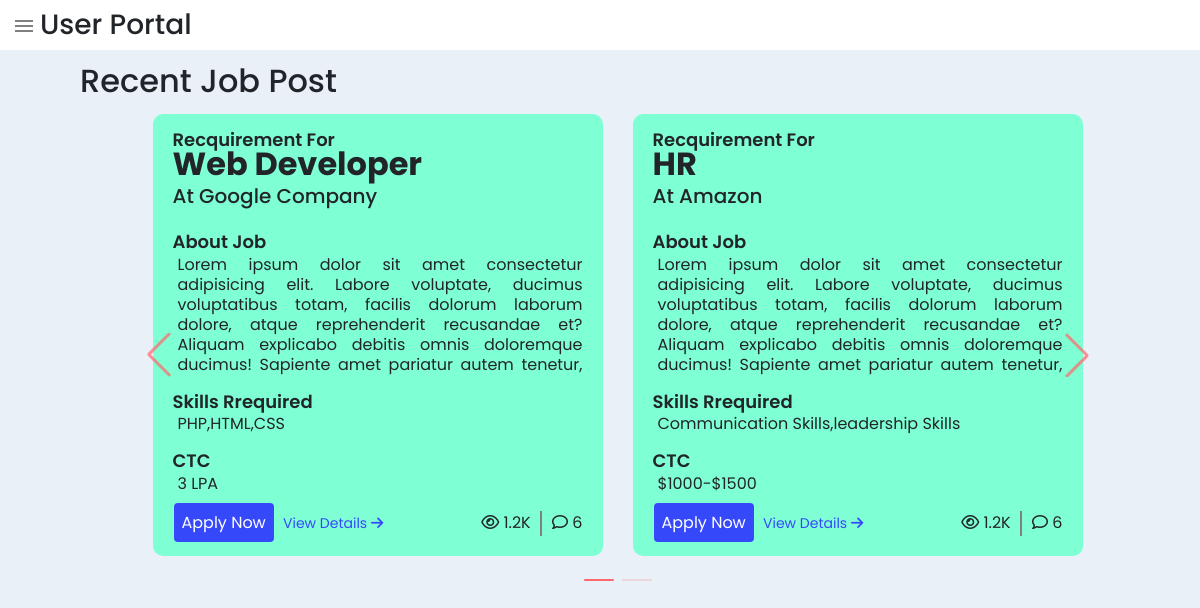
The app's page /applicant_dashboard.php (signed in) with its own data.
### tables this page shows
CREATE TABLE `jobpost_details` (
  `Id` int(10) NOT NULL,
  `Posted_on` date NOT NULL DEFAULT current_timestamp(),
  `Company_name` varchar(255) NOT NULL,
  `Position` varchar(255) NOT NULL,
  `Skills` varchar(255) NOT NULL,
  `CTC` varchar(50) NOT NULL,
  `Job_Description` longtext NOT NULL,
  `Recruiter_Id` varchar(255) NOT NULL,
  `Job_Id` varchar(255) NOT NULL
);

### applicant_dashboard.php (the view, shortened to what this page needs)
<?php
include "config.php";
?>
<!DOCTYPE html>
<html lang="en">
<head>
    <link href="https://cdn.jsdelivr.net/npm/bootstrap@5.3.0-alpha1/dist/css/bootstrap.min.css" rel="stylesheet">
    <link href="https://getbootstrap.com/docs/5.3/assets/css/docs.css" rel="stylesheet">
    <link rel="stylesheet" href="https://unpkg.com/swiper/swiper-bundle.min.css"/>
    <link rel="stylesheet" href="./css/portal.css?<?php echo time(); ?>"/>
    <link rel="stylesheet" href="./css/job_list.css?<?php echo time(); ?>"/>
  </head>
  <body>
    <section>
    <div class="admin_dashboard">
        <div class="dashboard_header">
          <div class="head_nav shift_header" id="jsshift">
            <div class="toggle_btn" onclick="toggle_nav()">
              <span class="hamburger" id="jstoggle_shift"></span>
            </div>
            <h3 class="logo">User Portal</h3>
          </div>
        </div>
        <div class="admin_page" id="jsshift_dash">
            <div class="admin_links">
            <div class="current_page"><h2>Recent Job Post</h2></div>
            </div>
            <div class="post_container" id="post_container">
                    <div class="swiper mySwiper">
                        <div class="swiper-wrapper">
                            <?php
                                $select_query = " SELECT * FROM `jobpost_details` ";
                                $result = mysqli_query($connection,$select_query);
                                while($data = mysqli_fetch_assoc($result)){
                            ?>
                                <div class="swiper-slide">
                                <div class="job-content">
                                    <div class="job_details">
                                    <div class="job_title">
                                        <h3>Recquirement For</h3>
                                        <h1 style="font-size: 32px;"><?php echo $data['Position']; ?></h1>
                                        <h5>At <?php echo $data['Company_name']; ?></h5>
                                    </div>
                                        <div class="job_desc">
                                        <div class="about_job">
                                            <h3>About Job</h3>
                                            <p><?php echo substr($data['Job_Description'],0,280)."...."; ?></p>
                                        </div>
                                        <div class="job_skills">
                                            <h3>Skills Rrequired</h3>
                                            <p><?php echo $data['Skills']; ?></p>
                                        </div>
                                        <div class="job_ctc">
                                            <h3>CTC</h3>
                                            <p><?php echo $data['CTC']; ?></p>
                                        </div>
                                        </div>
                                    </div>
                                    <div class="lower_btns">
                                    <div class="btn">
                                        <?php echo '<a href="./job_apply_form.php?job_name='.$data['Position'].'" class="apply_btn">Apply Now</a>'; ?>
                                        <a href="#" class="view_btm">View Details&nbsp;<i class="fa-solid fa-arrow-right"></i></a>
                                    </div>
                                    <span class="vews_comm">
                                        <i class="fa-regular fa-eye"></i>&nbsp;1.2K<span class="part"></span>&nbsp;&nbsp;&nbsp;&nbsp;&nbsp;<i class="fa-regular fa-comment"></i>&nbsp;6
                                    </span>
                                    </div>
                                </div>
                                </div>
                            <?php
                                }
                            ?>
                        </div>
                        <div class="swiper-button-next"></div>
                        <div class="swiper-button-prev"></div>
                        <div class="swiper-pagination"></div>
                    </div>
            </div>
        </div>
    </div>
    </section>
</body>
</html>

### css/portal.css (style rules this page uses)
* { box-sizing: border-box; margin: 0; padding: 0; }
body { display: flex; background-color: #E9F0F8; width: 100vw; height: 100vh; }
body section { width: 100vw; height: 100vh; }
body section .admin_dashboard { display: flex; flex-direction: column; width: 100vw; height: 100%; }
.dashboard_header { width: 100%; }
.head_nav { display: flex; align-items: center; width: 100%; height: 50px; background: #FFFFFF; transition: all 0.5s ease-in-out; }
.admin_dashboard h3 { margin: 0; }
.shift_header { width: 100vw; }
.head_nav .toggle_btn { width: 30px; height: 20px; position: relative; margin: 0px 0px 0px 10px; cursor: pointer; }
.head_nav .toggle_btn .hamburger { width: 18px; height: 2px; margin: 10px 5px; background-color: grey; position: absolute; cursor: pointer; }
.head_nav .toggle_btn .hamburger::before, .head_nav .toggle_btn .hamburger::after { content: ""; width: 18px; height: 2px; background-color: grey; position: absolute; transition: all 0.5s ease-in-out; }
.head_nav .toggle_btn .hamburger::before { transform: translateY(-5px); }
.head_nav .toggle_btn .hamburger::after { transform: translateY(5px); }
.admin_dashboard .admin_page { display: flex; flex-direction: column; width: 85%; height: 100vh; transition: all 0.5s ease-in-out; position: absolute; top: 65px; right: 100px; }
.admin_dashboard .admin_links { display: flex; width: 100%; height: 40px; align-items: center; position: relative; }
.admin_dashboard .admin_links .current_page { width: 80%; }

### css/job_list.css (style rules this page uses)
* { margin: 0; padding: 0; box-sizing: border-box; font-family: 'Poppins', sans-serif; }
.post_container { position: relative; height: 520px; width: 1075px; display: flex; align-items: center; margin-top: -10px; }
.post_container .swiper { width: 970px; padding: 0px 20px; }
.post_container .swiper .swiper-slide { margin-bottom: 20px; }
.job-content { display: flex; flex-direction: column; justify-content: center; border-radius: 10px; height: 85%; width: 450px; padding: 20px 25px; padding: 0px 20px 20px ; background-color: aquamarine; }
.job-content .job_details { height: 90%; overflow: hidden; }
.job-content .job_details .job_title h1,h4 { line-height: 25px; font-weight: 650; }
.job-content .job_details .job_desc { overflow: hidden; text-align: justify; line-height: 20px; }
.job-content .job_details h3 { margin-top: 15px; font-size: 18px; font-weight: 600; }
.job-content .job_details p { margin-top: 2px; font-size: 16px; padding-left: 5px; }
.job-content .job_details .about_job p { margin-top: 2px; height: 120px; font-size: 16px; overflow: hidden; }
.job-content .lower_btns { display: flex; justify-content: space-between; align-items: center; padding: 0px; }
.job-content .btn { padding: 0px; }
.job-content .lower_btns a { text-decoration: none; color:#3549fb; }
.job-content .lower_btns .apply_btn { padding: 8px; font-size: 16px; background-color: #3549fb; border-radius: 4px; cursor: pointer; color: white; }
.job-content .lower_btns .view_btm { font-size: 14px; margin-left: 5px; }
.job-content .lower_btns .part { width: 2px; height: 25px; background-color: grey; position: absolute; margin: 0px 9px; }
.swiper-pagination { position: absolute; }
.swiper-button-next, .swiper-button-prev { opacity: 0.7; color: #FF676D; transition: all 0.3s ease; }
.swiper-button-next { right: 2px; }
.swiper-button-prev { left: 2px; }

### records on screen
jobpost_details: Position "Web Developer", Company_name "Google Company", Job_Description "Lorem ipsum dolor sit amet consectetur adipisicing elit. Labore voluptate, ducimus voluptatibus totam, facilis dolorum laborum dolore, atque reprehenderit recusandae et? Aliquam explicabo debitis omnis doloremque ducimus! Sapiente amet pariatur autem tenetur,…", Skills "PHP,HTML,CSS", CTC "3 LPA"
jobpost_details: Position "HR", Company_name "Amazon", Job_Description "Lorem ipsum dolor sit amet consectetur adipisicing elit. Labore voluptate, ducimus voluptatibus totam, facilis dolorum laborum dolore, atque reprehenderit recusandae et? Aliquam explicabo debitis omnis doloremque ducimus! Sapiente amet pariatur autem tenetur,…", Skills "Communication Skills,leadership Skills", CTC "$1000-$1500"
